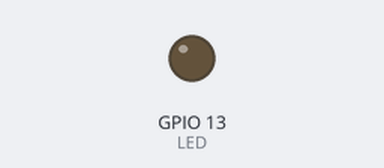
The sketch below on a simulated ESP32. Shown: output pins drawn as LEDs (lit = HIGH). At 2.5 s the program puts the board to deep sleep or switches it off; the recording ends there.

Above: at 0.0 s.
At 0.6 s:
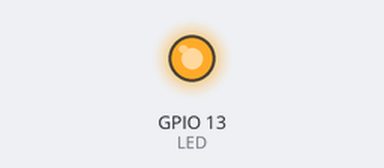
Timing chart, 0 to 2.5 s (numbered marks = the images above):
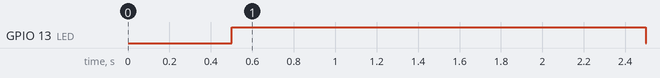

Measured:
- by itself, GPIO 13 (LED): LOW → HIGH at 0.50 s, → LOW 2.0 s later

The sketch:

BlinkSleep.ino
```cpp
// GPIO pin voor led
int LED = 13;

void setup(){
  // Zet de pin op output
  pinMode(LED,OUTPUT);
  delay(500);
  // Zet LED aan
  digitalWrite(LED,HIGH);
  delay(2000);
  // Zet LED uit
  digitalWrite(LED,LOW);

  // Zet deep sleep aan
  ESP.deepSleep(10000000);
}

void loop(){

}
```
